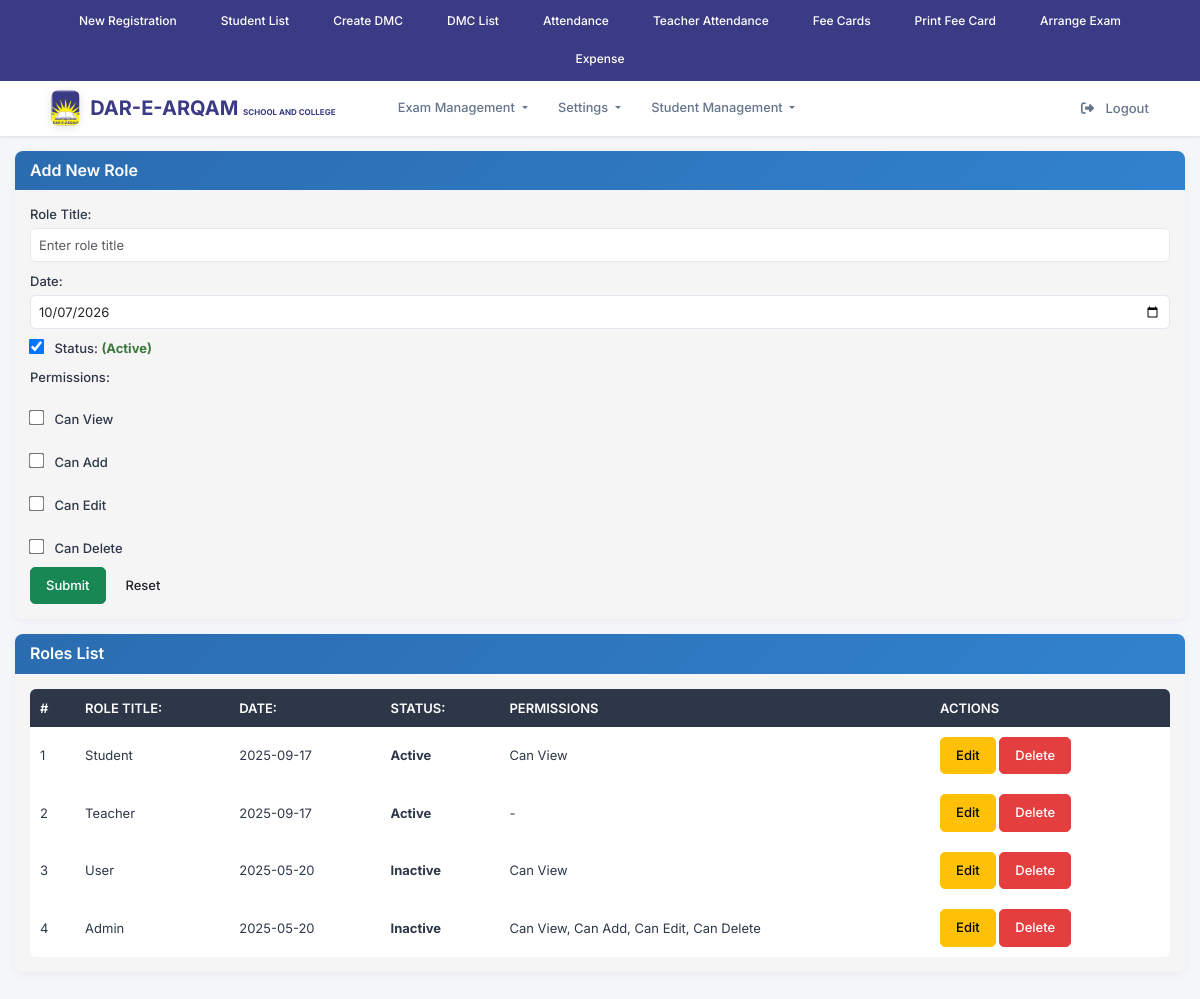
The app's page /roles.php (signed in) with its own data.
### tables this page shows
CREATE TABLE `modules` (
  `id` int(11) NOT NULL,
  `parent_id` int(11) DEFAULT NULL,
  `title` varchar(100) NOT NULL,
  `url` varchar(255) NOT NULL DEFAULT '#',
  `description` varchar(255) DEFAULT NULL,
  `status` tinyint(1) DEFAULT 1,
  `created_at` timestamp NOT NULL DEFAULT current_timestamp(),
  `type` enum('Parent','Child') NOT NULL DEFAULT 'Parent'
);

CREATE TABLE `roles` (
  `id` int(11) NOT NULL,
  `title` varchar(255) NOT NULL,
  `dated` date NOT NULL DEFAULT current_timestamp(),
  `status` int(11) NOT NULL DEFAULT 0,
  `can_view` tinyint(1) DEFAULT 0,
  `can_add` tinyint(1) DEFAULT 0,
  `can_edit` tinyint(1) DEFAULT 0,
  `can_delete` tinyint(1) DEFAULT 0
);

### roles.php (the view, shortened to what this page needs)
<?php
$lang = $_SESSION['lang'];
$translations = [
    'en' => [
        'title' => 'Roles Management',
        'add_title' => 'Add New Role',
        'title_label' => 'Role Title:',
        'title_placeholder' => 'Enter role title',
        'date_label' => 'Date:',
        'status_label' => 'Status:',
        'status_active' => 'Active',
        'status_inactive' => 'Inactive',
        'permissions' => 'Permissions',
        'can_view' => 'Can View',
        'can_add' => 'Can Add',
        'can_edit' => 'Can Edit',
        'can_delete' => 'Can Delete',
        'submit' => 'Submit',
        'reset' => 'Reset',
        'success' => 'Role added successfully!',
        'update_success' => 'Role updated successfully!',
        'error' => 'Error: ',
        'empty_error' => 'Title cannot be empty!',
        'list_title' => 'Roles List',
        'no_records' => 'No roles found.',
        'sr_no' => '#',
        'actions' => 'Actions',
        'edit' => 'Edit',
        'save' => 'Save',
        'cancel' => 'Cancel',
        'delete' => 'Delete',
        'delete_confirm' => 'Are you sure you want to delete this role?'
    ]
];
?>
<!DOCTYPE html>
<html lang="en">
<head>
  <link rel="stylesheet" href="css/mystyle.css" />
</head>
<body>
<?php require_once('navbar.php'); ?>
<div class="container">
  <div class="row">
    <div class="col-md-12">
      <div class="panel panel-primary">
        <div class="panel-heading">
          <h3 class="panel-title">
            <?php
            echo isset($_GET['edit']) ? 'Edit Role' : $translations[$lang]['add_title'];
            ?>
          </h3>
        </div>
        <div class="panel-body">
          <form method="post" action="">
            <?php
            $edit_mode = false;
            $role_data = ['id' => '', 'title' => '', 'dated' => date('Y-m-d'), 'status' => 1,
                          'can_view'=>0,'can_add'=>0,'can_edit'=>0,'can_delete'=>0];
            ?>
            <div class="form-group">
              <label for="title"><?php echo $translations[$lang]['title_label']; ?></label>
              <input type="text" class="form-control" id="title" name="title" required
                     placeholder="<?php echo $translations[$lang]['title_placeholder']; ?>"
                     value="<?php echo htmlspecialchars($role_data['title']); ?>">
            </div>
            <div class="form-group">
              <label for="dated"><?php echo $translations[$lang]['date_label']; ?></label>
              <input type="date" class="form-control" id="dated" name="dated" required
                     value="<?php echo $role_data['dated']; ?>">
            </div>
            <div class="form-group">
              <label>
                <input type="checkbox" name="status" value="1" <?php echo $role_data['status'] ? 'checked' : ''; ?>>
                <?php echo $translations[$lang]['status_label']; ?>
                <span class="<?php echo $role_data['status'] ? 'status-active' : 'status-inactive'; ?>">
                  (<?php echo $role_data['status'] ? $translations[$lang]['status_active'] : $translations[$lang]['status_inactive']; ?>)
                </span>
              </label>
            </div>
            <div class="form-group">
              <label><?php echo $translations[$lang]['permissions']; ?>:</label><br>
              <label><input type="checkbox" name="can_view" value="1" <?php echo $role_data['can_view'] ? 'checked' : ''; ?>> <?php echo $translations[$lang]['can_view']; ?></label><br>
              <label><input type="checkbox" name="can_add" value="1" <?php echo $role_data['can_add'] ? 'checked' : ''; ?>> <?php echo $translations[$lang]['can_add']; ?></label><br>
              <label><input type="checkbox" name="can_edit" value="1" <?php echo $role_data['can_edit'] ? 'checked' : ''; ?>> <?php echo $translations[$lang]['can_edit']; ?></label><br>
              <label><input type="checkbox" name="can_delete" value="1" <?php echo $role_data['can_delete'] ? 'checked' : ''; ?>> <?php echo $translations[$lang]['can_delete']; ?></label>
            </div>
            <div class="text-right">
              <button type="submit" class="btn btn-success">
                <?php echo $translations[$lang]['submit']; ?>
              </button>
              <?php if ($edit_mode): ?>
                <a href="<?php echo $_SERVER['PHP_SELF']; ?>" class="btn btn-default">
                  <span class="glyphicon glyphicon-remove"></span>
                  <?php echo $translations[$lang]['cancel']; ?>
                </a>
              <?php else: ?>
                <button type="reset" class="btn btn-default">
                  <?php echo $translations[$lang]['reset']; ?>
                </button>
              <?php endif; ?>
            </div>
          </form>
        </div>
      </div>
      <div class="panel panel-info">
        <div class="panel-heading">
          <h3 class="panel-title"><?php echo $translations[$lang]['list_title']; ?></h3>
        </div>
        <div class="panel-body">
          <?php
          require_once('conn_inc.php');
          $result = $conn->query("SELECT * FROM roles ORDER BY id DESC");
          ?>
          <?php if ($result->num_rows > 0): ?>
            <div class="table-responsive">
              <table class="table table-bordered table-hover">
                <thead>
                  <tr>
                    <th><?php echo $translations[$lang]['sr_no']; ?></th>
                    <th><?php echo $translations[$lang]['title_label']; ?></th>
                    <th><?php echo $translations[$lang]['date_label']; ?></th>
                    <th><?php echo $translations[$lang]['status_label']; ?></th>
                    <th><?php echo $translations[$lang]['permissions']; ?></th>
                    <th><?php echo $translations[$lang]['actions']; ?></th>
                  </tr>
                </thead>
                <tbody>
                  <?php $counter = 1; while ($row = $result->fetch_assoc()): ?>
                    <tr>
                      <td><?php echo $counter++; ?></td>
                      <td><?php echo htmlspecialchars($row['title']); ?></td>
                      <td><?php echo $row['dated']; ?></td>
                      <td class="<?php echo $row['status'] ? 'status-active' : 'status-inactive'; ?>">
                        <?php echo $row['status'] ? $translations[$lang]['status_active'] : $translations[$lang]['status_inactive']; ?>
                      </td>
                      <td>
                        <?php
                          $perms = [];
                          if ($row['can_view']) $perms[] = $translations[$lang]['can_view'];
                          if ($row['can_add']) $perms[] = $translations[$lang]['can_add'];
                          if ($row['can_edit']) $perms[] = $translations[$lang]['can_edit'];
                          if ($row['can_delete']) $perms[] = $translations[$lang]['can_delete'];
                          echo implode(", ", $perms) ?: "-";
                        ?>
                      </td>
                      <td>
                        <a href="?edit=<?php echo $row['id']; ?>" class="btn btn-xs btn-warning">
                          <?php echo $translations[$lang]['edit']; ?>
                        </a>
                        <a href="?delete=<?php echo $row['id']; ?>" class="btn btn-xs btn-danger"
                           onclick="return confirm('<?php echo $translations[$lang]['delete_confirm']; ?>')">
                          <?php echo $translations[$lang]['delete']; ?>
                        </a>
                      </td>
                    </tr>
                  <?php endwhile; ?>
                </tbody>
              </table>
            </div>
          <?php else: ?>
            <div class="alert alert-info text-center">
              <?php echo $translations[$lang]['no_records']; ?>
            </div>
          <?php endif; ?>
        </div>
      </div>
    </div>
  </div>
</div>
</body>
</html>

### navbar.php (shortened to what this page needs)
<?php
require_once('conn_inc.php');
$user_id = $_SESSION['user_id'] ?? 0;
$role_modules = [];
if ($user_id) {
    $qry = "
        SELECT m.id, m.parent_id, m.title, m.url
        FROM role_modules rm
        INNER JOIN modules m ON rm.module_id = m.id
        INNER JOIN users u ON rm.role_id = u.role_id
        WHERE u.id = ?
        ORDER BY m.parent_id, m.title
    ";
    $stmt = $conn->prepare($qry);
    $stmt->bind_param("i", $user_id);
    $stmt->execute();
    $res = $stmt->get_result();
    while ($row = $res->fetch_assoc()) {
        $parent_id = $row['parent_id'] ?? 0;
        if ($parent_id == 0) {
            if (!isset($role_modules[$row['id']])) {
                $role_modules[$row['id']] = [
                    'title' => $row['title'],
                    'url' => $row['url'] ?? '#',
                    'children' => []
                ];
            }
        } else {
            $role_modules[$parent_id]['children'][] = [
                'title' => $row['title'],
                'url' => $row['url'] ?? '#'
            ];
        }
    }
}
?>
<link href="https://cdn.jsdelivr.net/npm/bootstrap@5.3.3/dist/css/bootstrap.min.css" rel="stylesheet">
<link href="https://cdnjs.cloudflare.com/ajax/libs/font-awesome/6.5.0/css/all.min.css" rel="stylesheet">
<div class="top-quick-bar" style="background-color: #3b3a85 !important;">
  <div class="quick-links-horizontal">
    <a href="student_registration.php" class="quick-link-horizontal-btn">
      New Registration
    </a>
    <a href="student_list.php" class="quick-link-horizontal-btn">
      Student List
    </a>
    <a href="create_dmcs.php" class="quick-link-horizontal-btn">
      Create DMC
    </a>
    <a href="dmc_list.php" class="quick-link-horizontal-btn">
      DMC List
    </a>
    <a href="attendance_class.php" class="quick-link-horizontal-btn">
      Attendance
    </a>
    <a href="users_attendance.php" class="quick-link-horizontal-btn">
      Teacher Attendance
    </a>
    <a href="fee_card_create_monthly.php" class="quick-link-horizontal-btn">
      Fee Cards
    </a>
    <a href="student_feecards.php" class="quick-link-horizontal-btn">
      Print Fee Card
    </a>
    <a href="arrange_exam.php" class="quick-link-horizontal-btn">
      Arrange Exam
    </a>
    <a href="expense.php" class="quick-link-horizontal-btn">
      Expense
    </a>
  </div>
</div>
<nav class="navbar navbar-expand-lg navbar-light sticky-top">
  <div class="container-fluid">
    <div class="navbar-main-content">
      <a class="navbar-brand" href="index.php">
        <img src="logo2.png" alt="Logo">
        <div class="brand-text"><span style="font-size:20px;color: #16253e !important;">DAR-E-ARQAM <small>SCHOOL AND COLLEGE</small></span> </div>
      </a>
      <div class="collapse navbar-collapse" id="mainNavbar">
        <ul class="navbar-nav me-auto mb-2 mb-lg-0">
          <?php foreach ($role_modules as $module_id => $module): ?>
            <?php
            $is_dropdown = !empty($module['children']);
            $module_title = isset($module['title']) ? $module['title'] : '';
            $module_url = isset($module['url']) ? $module['url'] : '#';
            ?>
            <li class="nav-item <?php echo $is_dropdown ? 'dropdown' : ''; ?>">
              <?php if (!$is_dropdown && !empty($module_title) && !empty($module_url) && $module_url != '#'): ?>
                <a class="nav-link <?php echo $module_url === 'index.php' ? 'active' : ''; ?>" href="<?php echo htmlspecialchars($module_url); ?>">
                  <?php echo htmlspecialchars($module_title); ?>
                </a>
              <?php elseif ($is_dropdown && !empty($module_title)): ?>
                <a class="nav-link dropdown-toggle" href="#" id="<?php echo htmlspecialchars(strtolower(str_replace(' ', '', $module_title))); ?>Dropdown" role="button" data-bs-toggle="dropdown">
                  <?php echo htmlspecialchars($module_title); ?>
                </a>
              <?php endif; ?>
            </li>
          <?php endforeach; ?>
        </ul>
        <ul class="navbar-nav ms-auto">
          <li class="nav-item">
            <a class="nav-link btn btn-logout rounded-5" href="logout.php">
              <i class="fa-solid fa-right-from-bracket me-2"></i>
              Logout
            </a>
          </li>
        </ul>
      </div>
    </div>
  </div>
</nav>

### css/mystyle.css (style rules this page uses)
body { background-color: #f7f7f7; font-family: 'Segoe UI', sans-serif; }
.navbar-brand { padding: 15px; height: auto; display: flex; align-items: center; margin-right: 15px; }

### roles.php (style rules this page uses)
.table th, .table td { text-align: left; }
.status-active { color: #3c763d; font-weight: bold; }
.status-inactive { color: #a94442; font-weight: bold; }

### records on screen
modules: title "Exam Management"
modules: title "Student Management"
roles: title "Student", dated "2025-09-17", perms "Can View"
roles: title "Teacher", dated "2025-09-17", perms "-"
roles: title "User", dated "2025-05-20", perms "Can View"
roles: title "Admin", dated "2025-05-20", perms "Can View, Can Add, Can Edit, Can Delete"

### other values on screen
$module_title "Settings"
$translations[$lang]['add_title'] "Add New Role"
$translations[$lang]['title_label'] "Role Title:"
$translations[$lang]['date_label'] "Date:"
$translations[$lang]['status_label'] "Status:"
$translations[$lang]['status_active'] "Active"
$translations[$lang]['permissions'] "Permissions"
$translations[$lang]['can_view'] "Can View"
$translations[$lang]['can_add'] "Can Add"
$translations[$lang]['can_edit'] "Can Edit"
$translations[$lang]['can_delete'] "Can Delete"
$translations[$lang]['submit'] "Submit"
$translations[$lang]['reset'] "Reset"
$translations[$lang]['list_title'] "Roles List"
$translations[$lang]['sr_no'] "#"
